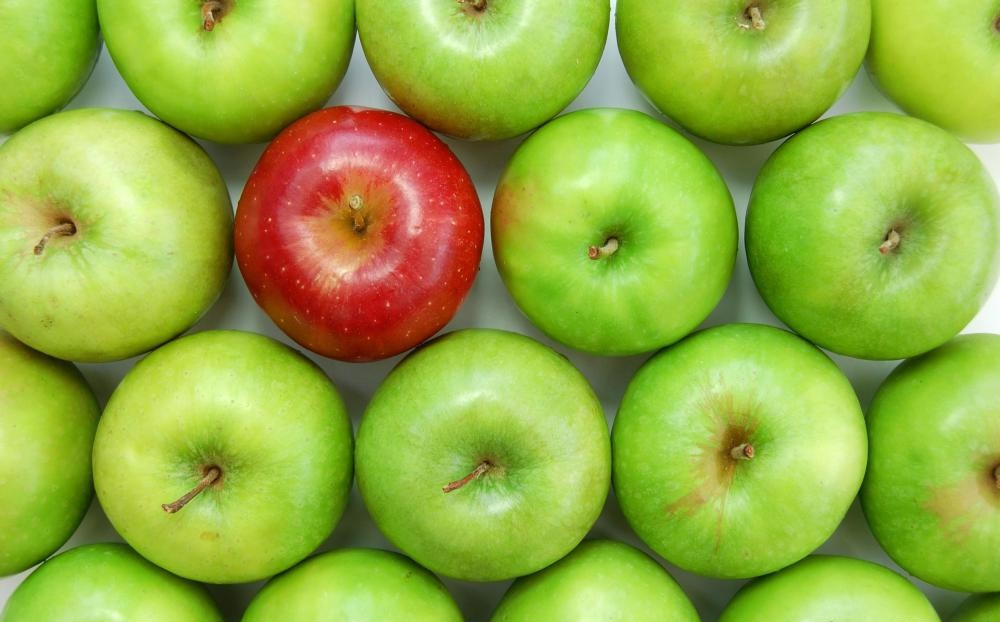
//> input picture Assignment1/Assignment1/origin.jpg, 1000 x 622 px
$ ./apples   (built with g++ and OpenCV 4)
//> lines starting //> are read from the running program, lines starting //| are printed output that depends on the picture; after the words box and inside, x2 and y2 are one past the last pixel; in counts of white or black regions, pixels touching at a corner belong together
#include <opencv2/core/core.hpp>
#include <opencv2/highgui/highgui.hpp>
#include <iostream>

using namespace cv;
using namespace std;

int main (int argc, char** argv)
{
	//DISPLAY IMAGE
	Mat img1;
	img1 = imread("origin.jpg", IMREAD_COLOR);
//> img1 is the input picture: 622 rows x 1000 cols, CV_8UC3; mean B, G, R 64.3, 172.9, 147.9

	if (!img1.data)
	{
		cout << "Could not open or find the image." << std::endl;
		system("pause");
		return -1;
	}

	imshow("Origional Image", img1);
	waitKey(0);
//********************************************//

	//BRIGHTNESS
	Mat img2 = img1.clone();

	const int factor = 50;

	//operation
	for (int x = 0; x < img2.rows; x++)
	{
		for (int y = 0; y < img2.cols; y++)
		{
			for (int c = 0; c < 3; c++)
			{
				img2.at<Vec3b>(x, y)[c] = saturate_cast<uchar>(img2.at<Vec3b>(x, y)[c] + factor);
			}
		}
	}
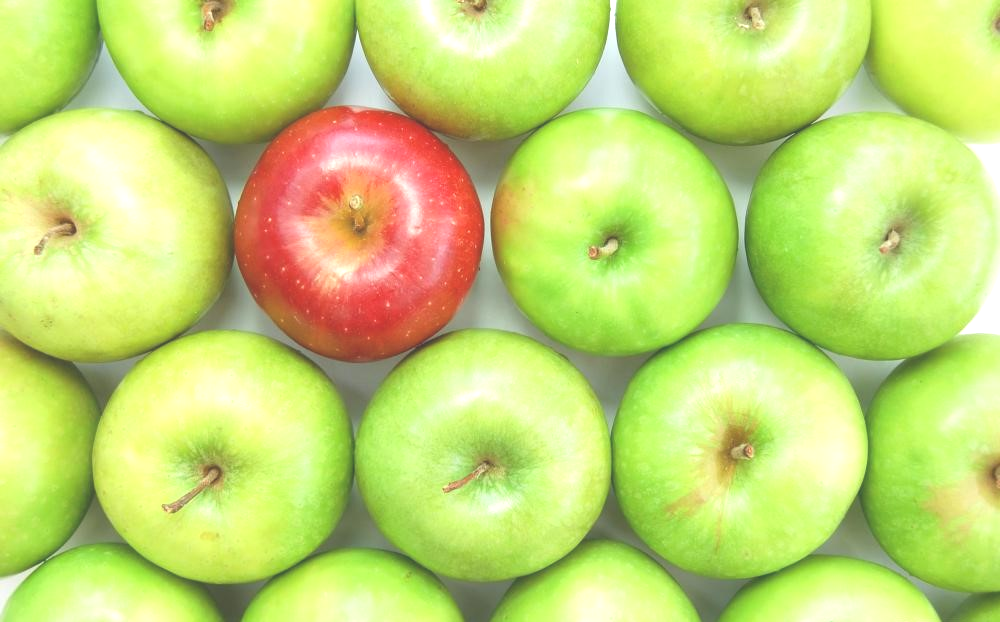
//> img2: 622 rows x 1000 cols, CV_8UC3; mean B, G, R 114.2, 216.6, 197.1
	//create window and display image
	imshow("Brightness", img2);
	waitKey(0);
//********************************************//

	//ORIGINAL IMAGE TO HSV
	float R, G, B;

	Mat img3 = img1.clone();
	Mat img4 = img2.clone();

	//OPERATION-IMG3
	for (int x = 0; x < img3.rows; x++)
	{
		for (int y = 0; y < img4.cols; y++)
		{
			B = img3.at<Vec3b>(x, y)[0];
			G = img3.at<Vec3b>(x, y)[1];
			R = img3.at<Vec3b>(x, y)[2];
			float Cmax = MAX(B, MAX(G, R));
			float Cmin = MIN(B, MIN(G, R));
			float delta = Cmax - Cmin;

			float H, S, V;
			if (Cmax == 0){
				H = S = V = 0;
			}
			else{
				V = Cmax/255.0;
				S = float(delta)/float(Cmax);
				if (delta == 0){
				H = 0;
				}
				else if (Cmax == R){
				H = 60.0 * (float((G - B))/float(delta));
					if (H < 0){
						H = H + 360.0;
					}
				}
				else if (Cmax == G){
					H = 60.0 * (float((B - R))/float(delta) + 2.0);
					if (H < 0){
						H = H + 360.0;
					}
				}
				else if (Cmax == B){
					H = 60.0 * (float((R - G))/float(delta) + 4.0);
					if (H < 0){
						H = H + 360.0;
					}
				}
			}
					img3.at<Vec3b>(x, y)[0] = V*255;
					img3.at<Vec3b>(x, y)[1] = S*255;
					img3.at<Vec3b>(x, y)[2] = H/2;
		}
	}
//> this loop made 622 passes
//> (B, G, R) on passes 1 to 3: (56, 191, 145), (57, 192, 146), (56, 191, 147)
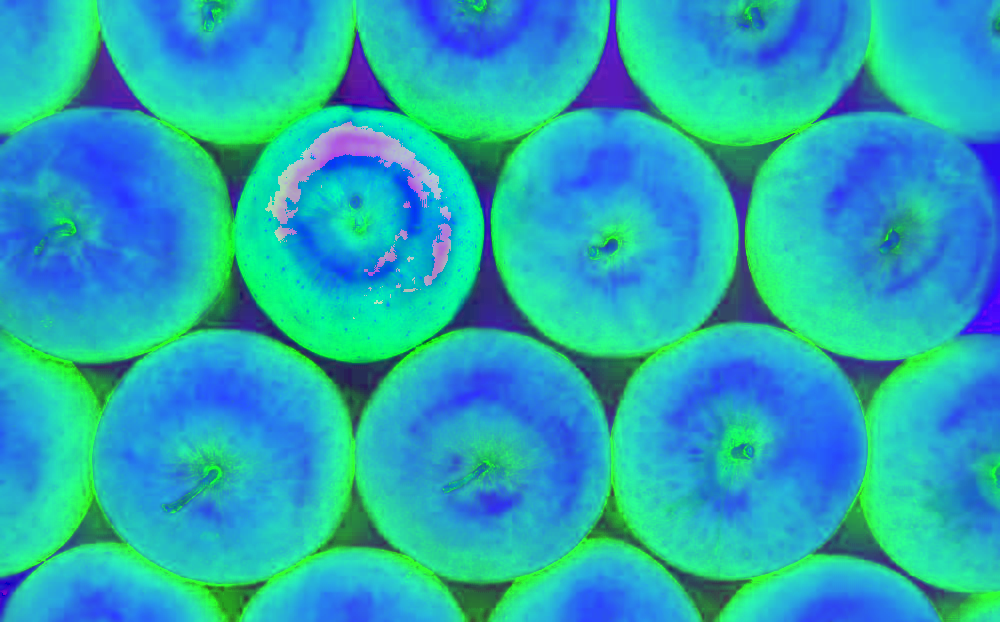
//> img3: 622 rows x 1000 cols, CV_8UC3; mean B, G, R 182.5, 169.4, 38.7
//> after the loop, B = 20; G = 170; R = 110

	imshow("HSV(Original) image", img3);
	waitKey(0);
//********************************************//

	//BRIGHTNESS IMAGE TO HSV
	for (int x = 0; x < img4.rows; x++)
	{
		for (int y = 0; y < img4.cols; y++)
		{
			B = img4.at<Vec3b>(x, y)[0];
			G = img4.at<Vec3b>(x, y)[1];
			R = img4.at<Vec3b>(x, y)[2];
			float Cmax = MAX(B, MAX(G, R));
			float Cmin = MIN(B, MIN(G, R));
			float delta = Cmax - Cmin;

			float H, S, V;
			if (Cmax == 0){
				H = S = V = 0;
			}
			else{
				V = Cmax/255.0;
				S = float(delta)/float(Cmax);
				if (delta == 0){
				H = 0;
				}
				else if (Cmax == R){
				H = 60.0 * (float((G - B))/float(delta));
					if (H < 0){
						H = H + 360.0;
					}
				}
				else if (Cmax == G){
					H = 60.0 * (float((B - R))/float(delta) + 2.0);
					if (H < 0){
						H = H + 360.0;
					}
				}
				else if (Cmax == B){
					H = 60.0 * (float((R - G))/float(delta) + 4.0);
					if (H < 0){
						H = H + 360.0;
					}
				}
			}
					img4.at<Vec3b>(x, y)[0] = V*255;
					img4.at<Vec3b>(x, y)[1] = S*255;
					img4.at<Vec3b>(x, y)[2] = H/2;
		}
	}
//> this loop made 622 passes
//> (B, G, R) on passes 1 to 3: (106, 241, 195), (107, 242, 196), (106, 241, 197)
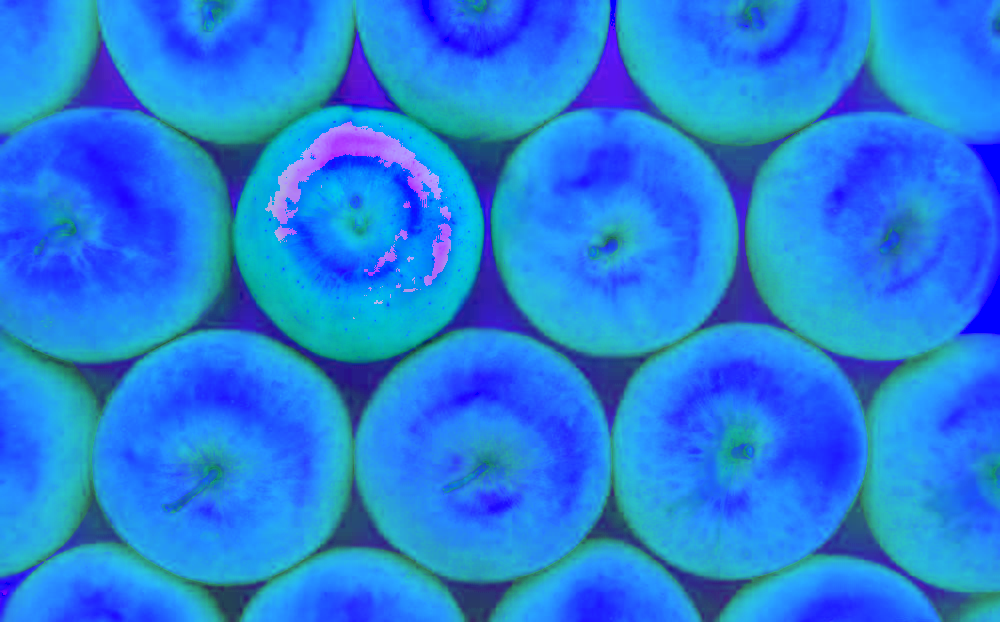
//> img4: 622 rows x 1000 cols, CV_8UC3; mean B, G, R 225.9, 126.3, 37.1
//> after the loop, B = 70; G = 220; R = 160

	imshow("HSV(Brightness) image", img4);
	waitKey(0);
//********************************************//

	//ORIGIN FIND RED (RGB)
	int count1 =0 ;
	int totalx = 0;
	int totaly =0;
	Mat img5 = img1.clone();

	for (int x = 0; x < img5.rows; x++)
	{
		for (int y = 0; y < img5.cols; y++)
		{
			if (((img5.at<Vec3b>(x, y)[0] >= 0) && (img5.at<Vec3b>(x, y)[1] >= 0) && (img5.at<Vec3b>(x, y)[2] >= 100)) && ((img5.at<Vec3b>(x, y)[0] <= 75) && (img5.at<Vec3b>(x, y)[1] <= 75) && (img5.at<Vec3b>(x, y)[2] <= 255)))
			{
				img5.at<Vec3b>(x, y)[0] = 255;
				img5.at<Vec3b>(x, y)[1] = 255;
				img5.at<Vec3b>(x, y)[2] = 255;
				count1 = count1 + 1;
				totalx = totalx + x;
				totaly = totaly + y;
			}

			else
			{
				img5.at<Vec3b>(x, y)[0] = 0;
				img5.at<Vec3b>(x, y)[1] = 0;
				img5.at<Vec3b>(x, y)[2] = 0;
			}
		}
	}
//> this loop made 622 passes
//> (count1, totalx, totaly) on passes 1 to 3: (3, 0, 633), (3, 0, 633), (3, 0, 633)
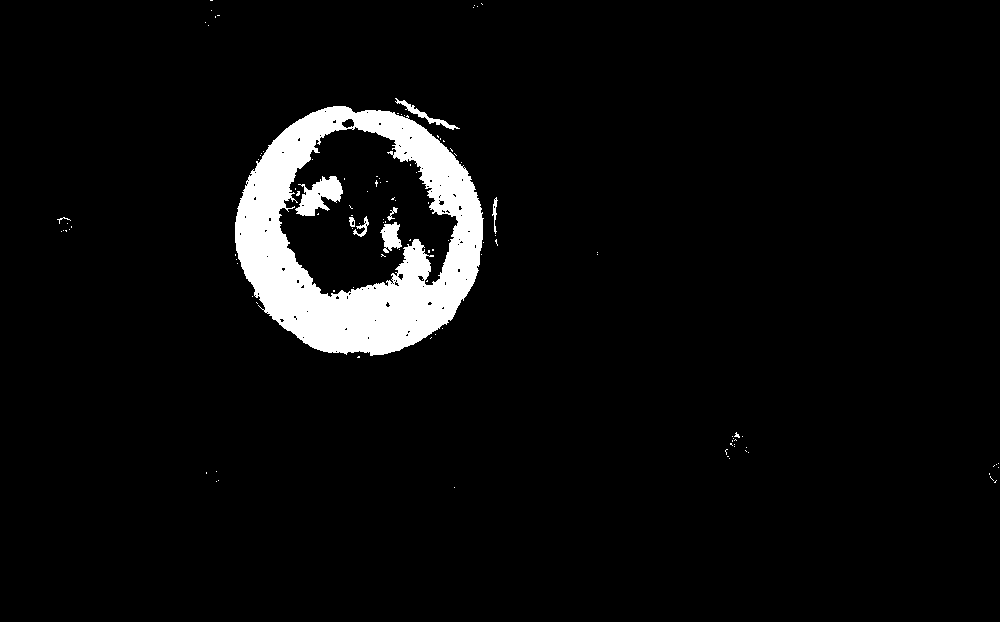
//> img5: 622 rows x 1000 cols, CV_8UC3; 4.9% white; 112 white regions (103 under 20 px), largest, box (x1, y1, x2, y2) and area: (235, 106, 484, 356) 28401, (295, 176, 343, 216) 1044, (380, 222, 402, 253) 415
//> after the loop, count1 = 30732; totalx = 7380212; totaly = 11024487

	Point center;
	center.x = (totaly)/count1;
//> center = Point(358, 0)
	center.y = (totalx)/count1;
//> center = Point(358, 240)
	int radius = 130;
	circle(img5, center, radius, Scalar(0, 0, 255), 3, 8);
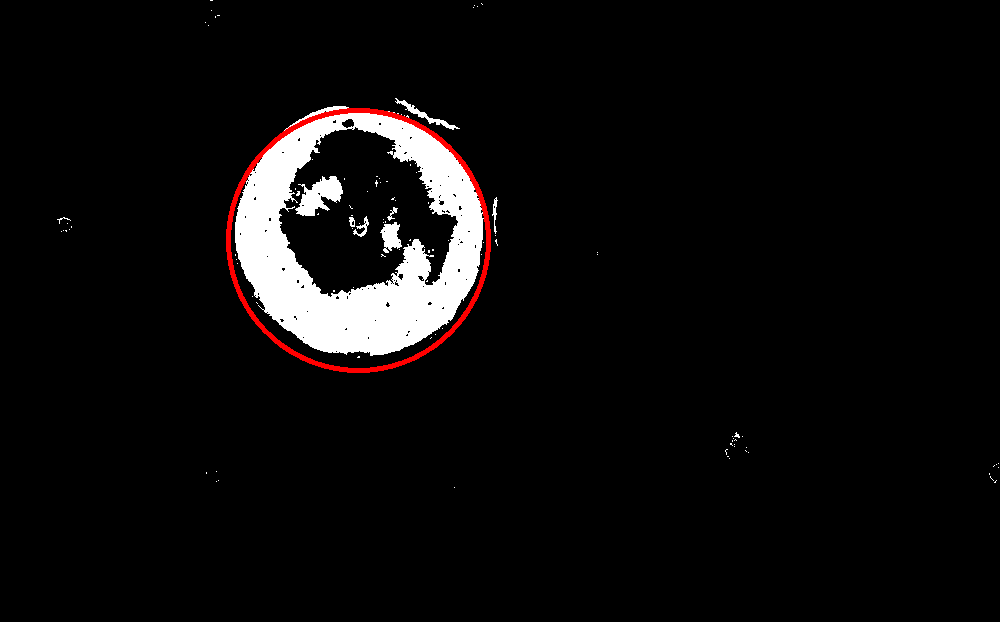
//> img5: 622 rows x 1000 cols, CV_8UC3; 0.66% of pixels changed, all inside (x1, y1, x2, y2) = (226, 108, 491, 373)

	imshow("ORIGIN-FIND-RED(RGB) image", img5);
	waitKey(0);

//********************************************//

	//BRIGHTNESS FIND RED(RGB)
	int count2 =0 ;
	int totalx2 = 0;
	int totaly2 =0;
	Mat img6 = img2.clone();

	for (int x = 0; x < img6.rows; x++)
	{
		for (int y = 0; y < img6.cols; y++)
		{
			if (((img6.at<Vec3b>(x, y)[0] >= 20) && (img6.at<Vec3b>(x, y)[1] >= 20) && (img6.at<Vec3b>(x, y)[2] >= 140)) && ((img6.at<Vec3b>(x, y)[0] <= 130) && (img6.at<Vec3b>(x, y)[1] <= 130) && (img6.at<Vec3b>(x, y)[2] <= 255)))
			{
				img6.at<Vec3b>(x, y)[0] = 255;
				img6.at<Vec3b>(x, y)[1] = 255;
				img6.at<Vec3b>(x, y)[2] = 255;
				count2 = count2 + 1;
				totalx2 = totalx2 + x;
				totaly2 = totaly2 + y;
			}

			else
			{
				img6.at<Vec3b>(x, y)[0] = 0;
				img6.at<Vec3b>(x, y)[1] = 0;
				img6.at<Vec3b>(x, y)[2] = 0;
			}
		}
	}
//> this loop made 622 passes
//> (count2, totalx2, totaly2) on passes 1 to 3: (10, 0, 2666), (16, 6, 4251), (21, 16, 5625)
//> img6: 622 rows x 1000 cols, CV_8UC3; 5.4% white; 135 white regions (122 under 20 px), largest, box (x1, y1, x2, y2) and area: (234, 106, 484, 361) 32047, (393, 97, 472, 135) 554, (491, 196, 499, 252) 193

	Point center2;
	center2.x = (totaly2)/count2;
	center2.y = (totalx2)/count2;
	int radius2 = 130;
	circle(img6, center2, radius2, Scalar(0, 0, 255), 3, 8);
//> img6: 622 rows x 1000 cols, CV_8UC3; mean B, G, R 13.5, 13.5, 15.1

	imshow("BRIGHTNESS-FIND-RED(RGB) image", img6);
	waitKey(0);
//********************************************//

	//ORIGIN FIND RED(HSV)
	int count3 = 0 ;
	int totalx3 = 0;
	int totaly3 = 0;
	Mat img7 = img3.clone();

	for (int x = 0; x < img7.rows; x++)
	{
		for (int y = 0; y < img7.cols; y++)
		{
			if (((img7.at<Vec3b>(x, y)[0] >= 95) && (img7.at<Vec3b>(x, y)[1] >= 180) && (img7.at<Vec3b>(x, y)[2] >= 0)) && ((img7.at<Vec3b>(x, y)[0] <= 255) && (img7.at<Vec3b>(x, y)[1] <= 255) && (img7.at<Vec3b>(x, y)[2] <= 15)))
			{
				img7.at<Vec3b>(x, y)[0] = 255;
				img7.at<Vec3b>(x, y)[1] = 255;
				img7.at<Vec3b>(x, y)[2] = 255;
				count3 = count3 + 1;
				totalx3 = totalx3 + x;
				totaly3 = totaly3 + y;
			}

			else
			{
				img7.at<Vec3b>(x, y)[0] = 0;
				img7.at<Vec3b>(x, y)[1] = 0;
				img7.at<Vec3b>(x, y)[2] = 0;
			}
		}
	}
//> img7: 622 rows x 1000 cols, CV_8UC3; 4.7% white; 49 white regions (42 under 20 px), largest, box (x1, y1, x2, y2) and area: (235, 106, 484, 360) 25348, (301, 172, 398, 254) 3243, (432, 198, 440, 211) 56

	Point center3;
	center3.x = (totaly3)/count3;
	center3.y = (totalx3)/count3;
	int radius3 = 130;
	circle(img7, center3, radius3, Scalar(0, 0, 255), 3, 8);
//> img7: 622 rows x 1000 cols, CV_8UC3; mean B, G, R 11.3, 11.3, 13

	imshow("ORIGIN-FIND-RED(HSV) image", img7);
	waitKey(0);
//********************************************//

	//BRIGHTNESS FIND RED(HSV)
	int count4 = 0 ;
	int totalx4 = 0;
	int totaly4 = 0;
	Mat img8 = img4.clone();

	for (int x = 0; x < img8.rows; x++)
	{
		for (int y = 0; y < img8.cols; y++)
		{
			if (((img8.at<Vec3b>(x, y)[0] >= 140) && (img8.at<Vec3b>(x, y)[1] >= 125) && (img8.at<Vec3b>(x, y)[2] >= 0)) && ((img8.at<Vec3b>(x, y)[0] <= 255) && (img8.at<Vec3b>(x, y)[1] <= 219) && (img8.at<Vec3b>(x, y)[2] <= 15)))
			{
				img8.at<Vec3b>(x, y)[0] = 255;
				img8.at<Vec3b>(x, y)[1] = 255;
				img8.at<Vec3b>(x, y)[2] = 255;
				count4 = count4 + 1;
				totalx4 = totalx4 + x;
				totaly4 = totaly4 + y;
			}

			else
			{
				img8.at<Vec3b>(x, y)[0] = 0;
				img8.at<Vec3b>(x, y)[1] = 0;
				img8.at<Vec3b>(x, y)[2] = 0;
			}
		}
	}
//> img8: 622 rows x 1000 cols, CV_8UC3; 5.3% white; 54 white regions (50 under 20 px), largest, box (x1, y1, x2, y2) and area: (234, 106, 484, 360) 32489, (425, 120, 443, 128) 68, (416, 115, 426, 119) 30, (206, 21, 211, 27) 21

	Point center4;
	center4.x = (totaly4)/count4;
	center4.y = (totalx4)/count4;
	int radius4 = 130;
	circle(img8, center4, radius4, Scalar(0, 0, 255), 3, 8);
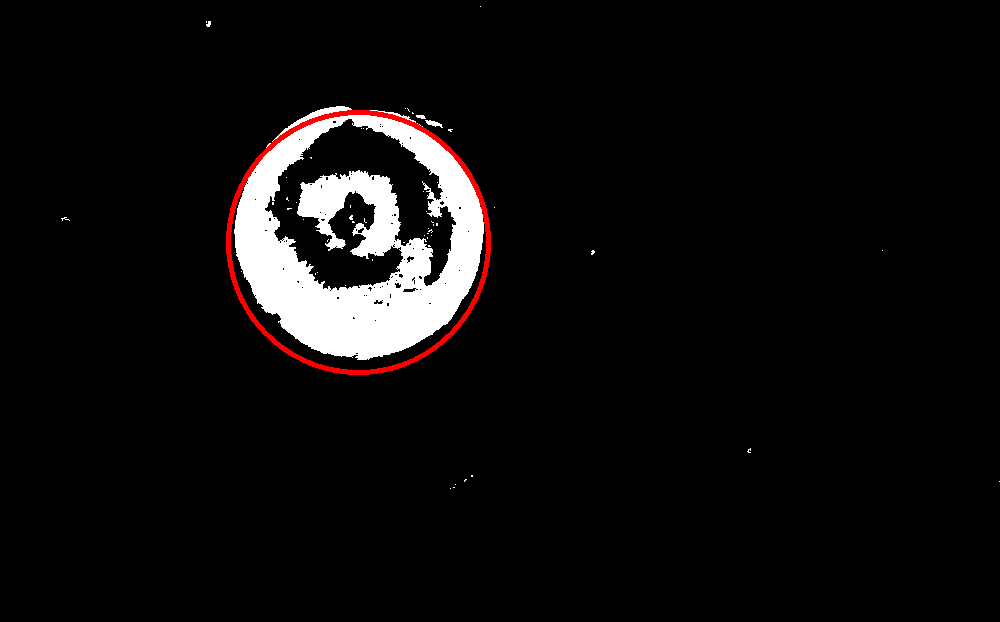
//> img8: 622 rows x 1000 cols, CV_8UC3; mean B, G, R 13, 13, 14.7

	imshow("BRIGHTNESS-FIND-RED(HSV) image", img8);
	waitKey(0);
//********************************************//

	//SWAP COLOR
	Mat img9 = img1.clone();

	//operation
	for (int x = 0; x < img9.rows; x++)
	{
		for (int y = 0; y < img9.cols; y++)
		{
			img9.at<Vec3b>(x, y)[0] = img1.at<Vec3b>(x, y)[0];
			img9.at<Vec3b>(x, y)[2] = img1.at<Vec3b>(x, y)[1];
			img9.at<Vec3b>(x, y)[1] = img1.at<Vec3b>(x, y)[2];
		}
	}
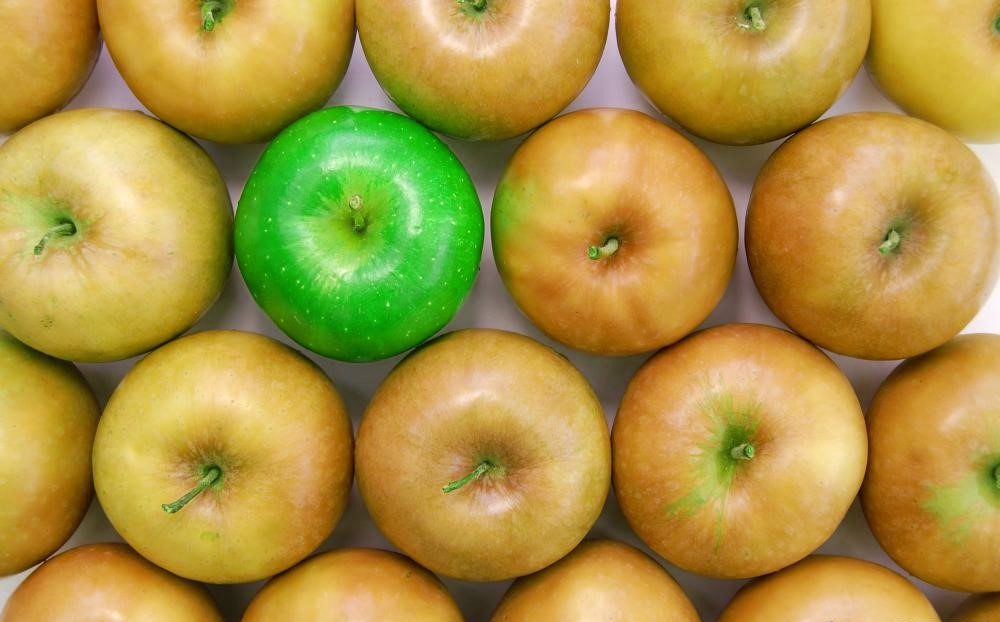
//> img9: 622 rows x 1000 cols, CV_8UC3; mean B, G, R 64.3, 147.9, 172.9
	 imshow( "Swap Color", img9);

	waitKey(0);
	return 0;
}
